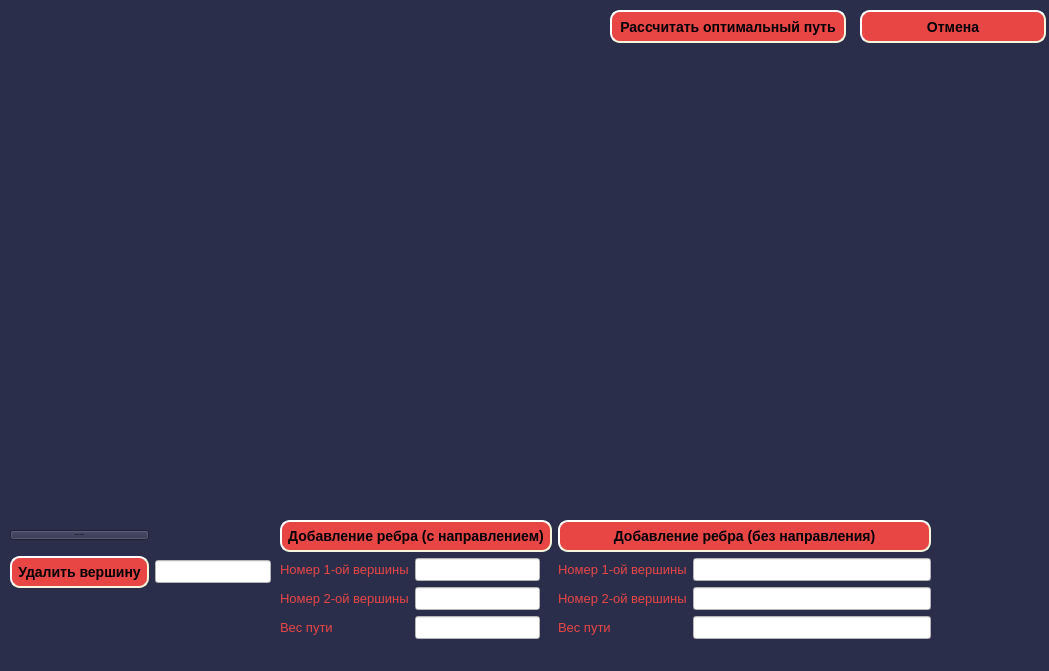
<?xml version="1.0" encoding="UTF-8"?>
<ui version="4.0">
 <class>TSP</class>
 <widget class="QMainWindow" name="TSP">
  <property name="geometry">
   <rect>
    <x>0</x>
    <y>0</y>
    <width>1049</width>
    <height>671</height>
   </rect>
  </property>
  <property name="windowTitle">
   <string>TSP</string>
  </property>
  <property name="styleSheet">
   <string notr="true">background-color: rgb(43, 46, 74)</string>
  </property>
  <widget class="QWidget" name="centralwidget">
   <widget class="QWidget" name="verticalLayoutWidget">
    <property name="geometry">
     <rect>
      <x>10</x>
      <y>10</y>
      <width>591</width>
      <height>501</height>
     </rect>
    </property>
    <layout class="QVBoxLayout" name="verticalLayout"/>
   </widget>
   <widget class="QWidget" name="gridLayoutWidget">
    <property name="geometry">
     <rect>
      <x>10</x>
      <y>520</y>
      <width>261</width>
      <height>80</height>
     </rect>
    </property>
    <layout class="QGridLayout" name="gridLayout">
     <item row="0" column="0">
      <widget class="QPushButton" name="Btn_Add_Top">
       <property name="font">
        <font>
         <pointsize>-1</pointsize>
         <weight>75</weight>
         <italic>false</italic>
         <bold>true</bold>
        </font>
       </property>
       <property name="styleSheet">
        <string notr="true">QPushButton#Btn_Add_Top {
    background-color: rgb(232, 69, 69);
    border-style: outset;
    border-width: 2px;
    border-radius: 10px;
    border-color: beige;
    font: bold 14px;
    min-width: 10em;
    padding: 6px;
}
QPushButton#Btn_Add_Top:pressed {
    background-color: rgb(224, 0, 0);
    border-style: inset;
}color: red;
background-color: #FFE4B5;
border-radius: 30px solid;</string>
       </property>
       <property name="text">
        <string>Добавить вершину</string>
       </property>
      </widget>
     </item>
     <item row="1" column="0">
      <widget class="QPushButton" name="Btn_Del_Top">
       <property name="font">
        <font>
         <pointsize>-1</pointsize>
         <weight>75</weight>
         <italic>false</italic>
         <bold>true</bold>
        </font>
       </property>
       <property name="styleSheet">
        <string notr="true">QPushButton#Btn_Del_Top {
    background-color: rgb(232, 69, 69);
    border-style: outset;
    border-width: 2px;
    border-radius: 10px;
    border-color: beige;
    font: bold 14px;
    min-width: 10em;
    padding: 6px;
}
QPushButton#Btn_Del_Top:pressed {
    background-color: rgb(224, 0, 0);
    border-style: inset;
}</string>
       </property>
       <property name="text">
        <string>Удалить вершину</string>
       </property>
      </widget>
     </item>
     <item row="1" column="1">
      <widget class="QLineEdit" name="LE_Del_Top_index">
       <property name="font">
        <font>
         <pointsize>10</pointsize>
        </font>
       </property>
       <property name="styleSheet">
        <string notr="true">background-color: rgb(255, 255, 255);
color: rgb(232, 69, 69);</string>
       </property>
       <property name="text">
        <string/>
       </property>
       <property name="frame">
        <bool>true</bool>
       </property>
       <property name="alignment">
        <set>Qt::AlignCenter</set>
       </property>
       <property name="dragEnabled">
        <bool>false</bool>
       </property>
      </widget>
     </item>
    </layout>
   </widget>
   <widget class="QWidget" name="formLayoutWidget">
    <property name="geometry">
     <rect>
      <x>280</x>
      <y>520</y>
      <width>651</width>
      <height>185</height>
     </rect>
    </property>
    <layout class="QFormLayout" name="formLayout">
     <item row="1" column="0">
      <layout class="QGridLayout" name="gridLayout_2">
       <item row="2" column="0">
        <widget class="QLabel" name="L_Add_Edge_1_Weight">
         <property name="font">
          <font>
           <pointsize>10</pointsize>
          </font>
         </property>
         <property name="styleSheet">
          <string notr="true">color: rgb(232, 69, 69);</string>
         </property>
         <property name="text">
          <string>Вес пути</string>
         </property>
        </widget>
       </item>
       <item row="0" column="0">
        <widget class="QLabel" name="L_Add_Edge_1_Top_1">
         <property name="font">
          <font>
           <pointsize>10</pointsize>
          </font>
         </property>
         <property name="styleSheet">
          <string notr="true">color: rgb(232, 69, 69);</string>
         </property>
         <property name="text">
          <string>Номер 1-ой вершины</string>
         </property>
        </widget>
       </item>
       <item row="1" column="1">
        <widget class="QLineEdit" name="LE_Add_Edge_1_Top_2">
         <property name="font">
          <font>
           <pointsize>10</pointsize>
          </font>
         </property>
         <property name="styleSheet">
          <string notr="true">background-color: rgb(255, 255, 255);
color: rgb(232, 69, 69);</string>
         </property>
         <property name="frame">
          <bool>true</bool>
         </property>
         <property name="alignment">
          <set>Qt::AlignCenter</set>
         </property>
         <property name="dragEnabled">
          <bool>false</bool>
         </property>
        </widget>
       </item>
       <item row="1" column="0">
        <widget class="QLabel" name="L_Add_Edge_1_Top_2">
         <property name="font">
          <font>
           <pointsize>10</pointsize>
          </font>
         </property>
         <property name="styleSheet">
          <string notr="true">color: rgb(232, 69, 69);</string>
         </property>
         <property name="text">
          <string>Номер 2-ой вершины</string>
         </property>
        </widget>
       </item>
       <item row="0" column="1">
        <widget class="QLineEdit" name="LE_Add_Edge_1_Top_1">
         <property name="font">
          <font>
           <pointsize>10</pointsize>
          </font>
         </property>
         <property name="styleSheet">
          <string notr="true">background-color: rgb(255, 255, 255);
color: rgb(232, 69, 69);</string>
         </property>
         <property name="text">
          <string/>
         </property>
         <property name="frame">
          <bool>true</bool>
         </property>
         <property name="alignment">
          <set>Qt::AlignCenter</set>
         </property>
         <property name="dragEnabled">
          <bool>false</bool>
         </property>
        </widget>
       </item>
       <item row="2" column="1">
        <widget class="QLineEdit" name="LE_Add_Edge_1_Weight">
         <property name="font">
          <font>
           <pointsize>10</pointsize>
          </font>
         </property>
         <property name="styleSheet">
          <string notr="true">background-color: rgb(255, 255, 255);
color: rgb(232, 69, 69);</string>
         </property>
         <property name="text">
          <string/>
         </property>
         <property name="frame">
          <bool>true</bool>
         </property>
         <property name="alignment">
          <set>Qt::AlignCenter</set>
         </property>
         <property name="dragEnabled">
          <bool>false</bool>
         </property>
        </widget>
       </item>
      </layout>
     </item>
     <item row="1" column="1">
      <layout class="QGridLayout" name="gridLayout_3">
       <item row="1" column="0">
        <widget class="QLabel" name="L_Add_Edge_2_Top_2">
         <property name="font">
          <font>
           <pointsize>10</pointsize>
          </font>
         </property>
         <property name="styleSheet">
          <string notr="true">color: rgb(232, 69, 69);</string>
         </property>
         <property name="text">
          <string>Номер 2-ой вершины</string>
         </property>
        </widget>
       </item>
       <item row="0" column="0">
        <widget class="QLabel" name="L_Add_Edge_2_Top_1">
         <property name="font">
          <font>
           <pointsize>10</pointsize>
          </font>
         </property>
         <property name="styleSheet">
          <string notr="true">color: rgb(232, 69, 69);</string>
         </property>
         <property name="text">
          <string>Номер 1-ой вершины</string>
         </property>
        </widget>
       </item>
       <item row="2" column="0">
        <widget class="QLabel" name="L_Add_Edge_2_Weight">
         <property name="font">
          <font>
           <pointsize>10</pointsize>
          </font>
         </property>
         <property name="styleSheet">
          <string notr="true">color: rgb(232, 69, 69);</string>
         </property>
         <property name="text">
          <string>Вес пути</string>
         </property>
        </widget>
       </item>
       <item row="0" column="1">
        <widget class="QLineEdit" name="LE_Add_Edge_2_Top_1">
         <property name="font">
          <font>
           <pointsize>10</pointsize>
          </font>
         </property>
         <property name="styleSheet">
          <string notr="true">background-color: rgb(255, 255, 255);
color: rgb(232, 69, 69);</string>
         </property>
         <property name="text">
          <string/>
         </property>
         <property name="frame">
          <bool>true</bool>
         </property>
         <property name="alignment">
          <set>Qt::AlignCenter</set>
         </property>
         <property name="dragEnabled">
          <bool>false</bool>
         </property>
        </widget>
       </item>
       <item row="1" column="1">
        <widget class="QLineEdit" name="LE_Add_Edge_2_Top_2">
         <property name="font">
          <font>
           <pointsize>10</pointsize>
          </font>
         </property>
         <property name="styleSheet">
          <string notr="true">background-color: rgb(255, 255, 255);
color: rgb(232, 69, 69);</string>
         </property>
         <property name="frame">
          <bool>true</bool>
         </property>
         <property name="alignment">
          <set>Qt::AlignCenter</set>
         </property>
         <property name="dragEnabled">
          <bool>false</bool>
         </property>
        </widget>
       </item>
       <item row="2" column="1">
        <widget class="QLineEdit" name="LE_Add_Edge_2_Weight">
         <property name="font">
          <font>
           <pointsize>10</pointsize>
          </font>
         </property>
         <property name="styleSheet">
          <string notr="true">background-color: rgb(255, 255, 255);
color: rgb(232, 69, 69);</string>
         </property>
         <property name="frame">
          <bool>true</bool>
         </property>
         <property name="alignment">
          <set>Qt::AlignCenter</set>
         </property>
         <property name="dragEnabled">
          <bool>false</bool>
         </property>
        </widget>
       </item>
      </layout>
     </item>
     <item row="0" column="0">
      <widget class="QPushButton" name="Btn_Add_Edge_1">
       <property name="font">
        <font>
         <pointsize>-1</pointsize>
         <weight>75</weight>
         <italic>false</italic>
         <bold>true</bold>
        </font>
       </property>
       <property name="styleSheet">
        <string notr="true">QPushButton#Btn_Add_Edge_1 {
    background-color: rgb(232, 69, 69);
    border-style: outset;
    border-width: 2px;
    border-radius: 10px;
    border-color: beige;
    font: bold 14px;
    min-width: 10em;
    padding: 6px;
}
QPushButton#Btn_Add_Edge_1:pressed {
    background-color: rgb(224, 0, 0);
    border-style: inset;
}</string>
       </property>
       <property name="text">
        <string>Добавление ребра (с направлением)</string>
       </property>
      </widget>
     </item>
     <item row="0" column="1">
      <widget class="QPushButton" name="Btn_Add_Edge_2">
       <property name="font">
        <font>
         <pointsize>-1</pointsize>
         <weight>75</weight>
         <italic>false</italic>
         <bold>true</bold>
        </font>
       </property>
       <property name="styleSheet">
        <string notr="true">QPushButton#Btn_Add_Edge_2 {
    background-color: rgb(232, 69, 69);
    border-style: outset;
    border-width: 2px;
    border-radius: 10px;
    border-color: beige;
    font: bold 14px;
    min-width: 10em;
    padding: 6px;
}
QPushButton#Btn_Add_Edge_2:pressed {
    background-color: rgb(224, 0, 0);
    border-style: inset;
}</string>
       </property>
       <property name="text">
        <string>Добавление ребра (без направления)</string>
       </property>
      </widget>
     </item>
    </layout>
   </widget>
   <widget class="QPushButton" name="L_Clear">
    <property name="geometry">
     <rect>
      <x>860</x>
      <y>10</y>
      <width>186</width>
      <height>33</height>
     </rect>
    </property>
    <property name="font">
     <font>
      <pointsize>-1</pointsize>
      <weight>75</weight>
      <italic>false</italic>
      <bold>true</bold>
     </font>
    </property>
    <property name="styleSheet">
     <string notr="true">QPushButton#L_Clear{
    background-color: rgb(232, 69, 69);
    border-style: outset;
    border-width: 2px;
    border-radius: 10px;
    border-color: beige;
    font: bold 14px;
    min-width: 10em;
    padding: 6px;
}
QPushButton#L_Clear:pressed {
    background-color: rgb(224, 0, 0);
    border-style: inset;
}</string>
    </property>
    <property name="text">
     <string>Отмена</string>
    </property>
   </widget>
   <widget class="QPushButton" name="Btn_Calculate">
    <property name="geometry">
     <rect>
      <x>610</x>
      <y>10</y>
      <width>236</width>
      <height>33</height>
     </rect>
    </property>
    <property name="font">
     <font>
      <pointsize>-1</pointsize>
      <weight>75</weight>
      <italic>false</italic>
      <bold>true</bold>
     </font>
    </property>
    <property name="styleSheet">
     <string notr="true">QPushButton#Btn_Calculate {
    background-color: rgb(232, 69, 69);
    border-style: outset;
    border-width: 2px;
    border-radius: 10px;
    border-color: beige;
    font: bold 14px;
    min-width: 10em;
    padding: 6px;
}
QPushButton#Btn_Calculate:pressed {
    background-color: rgb(224, 0, 0);
    border-style: inset;
}</string>
    </property>
    <property name="text">
     <string>Рассчитать оптимальный путь</string>
    </property>
   </widget>
   <widget class="QLabel" name="L_Result">
    <property name="geometry">
     <rect>
      <x>610</x>
      <y>60</y>
      <width>420</width>
      <height>40</height>
     </rect>
    </property>
    <property name="font">
     <font>
      <pointsize>10</pointsize>
     </font>
    </property>
    <property name="styleSheet">
     <string notr="true">color: rgb(232, 69, 69);</string>
    </property>
    <property name="text">
     <string/>
    </property>
   </widget>
   <widget class="QLabel" name="L_Path_length">
    <property name="geometry">
     <rect>
      <x>610</x>
      <y>110</y>
      <width>420</width>
      <height>40</height>
     </rect>
    </property>
    <property name="font">
     <font>
      <pointsize>10</pointsize>
     </font>
    </property>
    <property name="styleSheet">
     <string notr="true">color: rgb(232, 69, 69);</string>
    </property>
    <property name="text">
     <string/>
    </property>
   </widget>
   <widget class="QLabel" name="L_Errors">
    <property name="geometry">
     <rect>
      <x>610</x>
      <y>160</y>
      <width>420</width>
      <height>40</height>
     </rect>
    </property>
    <property name="font">
     <font>
      <pointsize>10</pointsize>
     </font>
    </property>
    <property name="styleSheet">
     <string notr="true">color: rgb(232, 69, 69);</string>
    </property>
    <property name="text">
     <string/>
    </property>
   </widget>
  </widget>
 </widget>
 <resources/>
 <connections/>
</ui>
